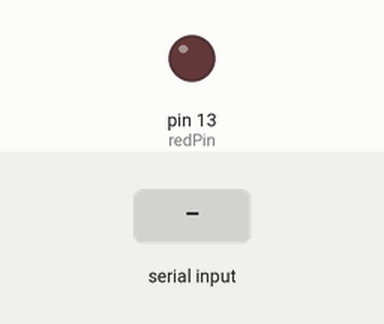
Bench run of a sketch on a simulated Arduino Uno, built with avr-gcc and run on an emulated ATmega328P. Parts: output pins drawn as LEDs (lit = HIGH). Dashed ring = blinking. The test bench sets the inputs (shaded band). What the sketch prints to the serial monitor is not drawn.

Above: at 1.2 s.
1.3 s: "90,45\n" received over Serial
At 1.45 s:
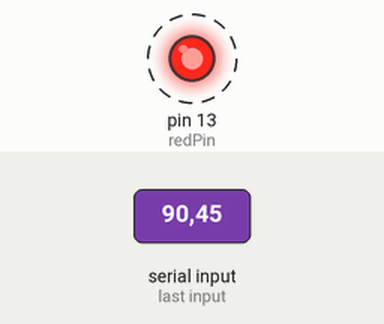
Timing chart, 0 to 10.3 s (numbered marks = the images above; inputs shaded):
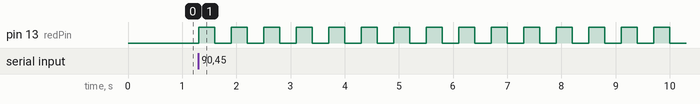

Measured:
- after the input at 1.3 s, pin 13 (redPin): alternates HIGH for 0.30 s and LOW for 0.30 s, starting at once

The sketch:

INO_ADATBEKERES.ino
```cpp
String msg = "Hányszor villogjon a LED?";
int redPin= 13;
int myNum;
int dT = 300;
void setup() {
  Serial.begin(9600);
  pinMode(redPin,OUTPUT);
}

void loop() {
  Serial.println(msg);
  while(Serial.available()==0){
  }//Ezzel tudjuk megakadályozni a "végelenig menő kiírást".
  myNum = Serial.parseInt();
  for(int i = 0;i<myNum;i++){
    digitalWrite(redPin,HIGH);
    delay(dT);
    digitalWrite(redPin,LOW);
    delay(dT);
  }
}
```
